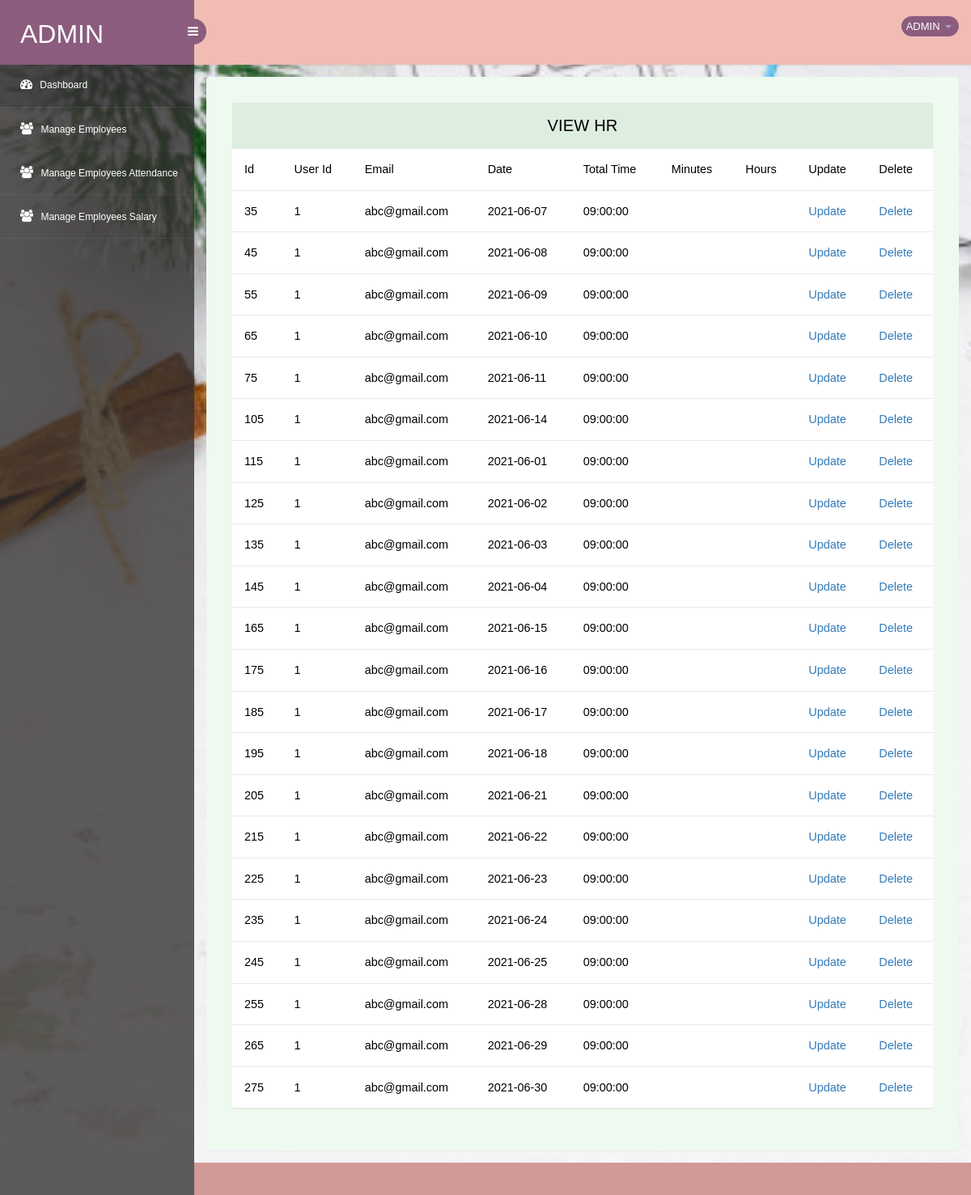
/admin/viewhr.php, run on the app's committed database.
### tables this page shows
CREATE TABLE `attendance` (
  `id` int(11) NOT NULL,
  `u_id` int(11) NOT NULL,
  `usertype` varchar(10) NOT NULL,
  `email` varchar(30) NOT NULL,
  `date` date NOT NULL,
  `t_time` time NOT NULL,
  `isactive` int(11) NOT NULL DEFAULT 1
);

### admin/viewhr.php (the view, shortened to what this page needs)
<!DOCTYPE html>
<head>
<link rel="stylesheet" href="css/bootstrap.min.css" >
<link href="css/style.css" rel='stylesheet' type='text/css' />
<link href="css/style-responsive.css" rel="stylesheet"/>
<link rel="stylesheet" href="css/font.css" type="text/css"/>
<link href="css/font-awesome.css" rel="stylesheet">
<link rel="stylesheet" href="css/morris.css" type="text/css"/>
<link rel="stylesheet" href="css/monthly.css">
</head>
<body>
<section id="container">
<header class="header fixed-top clearfix">
<div class="brand">
    <a href="login.php" class="logo">
        ADMIN
    </a>
    <div class="sidebar-toggle-box">
        <div class="fa fa-bars"></div>
    </div>
</div>
<div class="top-nav clearfix">
    <ul class="nav pull-right top-menu">
        <li class="dropdown">
            <a data-toggle="dropdown" class="dropdown-toggle" href="#">
                <span class="username">ADMIN</span>
                <b class="caret"></b>
            </a>
        </li>
    </ul>
</div>
</header>
<aside>
    <div id="sidebar" class="nav-collapse">
        <div class="leftside-navigation">
            <ul class="sidebar-menu" id="nav-accordion">
                <li>
                    <a class="active" href="dashboard.php">
                        <i class="fa fa-dashboard"></i>
                        <span>Dashboard</span>
                    </a>
                </li>
                <li class="sub-menu">
                    <a href="javascript:;">
                        <i class="fa fa-group"></i>
                        <span>Manage Employees</span>
                    </a>
                </li>
                <li class="sub-menu">
                    <a href="javascript:;">
                        <i class="fa fa-group"></i>
                        <span>Manage Employees Attendance</span>
                    </a>
                </li>
                <li class="sub-menu">
                    <a href="javascript:;">
                        <i class="fa fa-group"></i>
                        <span>Manage Employees Salary</span>
                    </a>
                </li>
            </ul>
        </div>
        </div>
</aside>
<section id="main-content">
	<section class="wrapper">
		<div class="table-agile-info">
 <div class="panel panel-default">
    <div class="panel-heading">
     View HR
    </div>
    <div>
      <table class="table">
        <thead>
            <?php
require 'dbconnect.php';
$qry = "SELECT * FROM attendance WHERE isactive='1' AND usertype='HR'";
$rs = mysqli_query($conn,$qry);
?>
    <tr>
        <td>Id</td>
        <td>User Id</td>
        <td>Email</td>
        <td>Date</td>
        <td>Total Time</td>
        <td>Minutes</td>
        <td>Hours</td>
        <td>Update</td>
        <td>Delete</td>
    </tr>
    <?php
        if(mysqli_num_rows($rs)>0)
        {
            while($row=mysqli_fetch_assoc($rs))
            {
                ?>
        <tr>
            <td><?php echo $row['id'];?></td>
            <td><?php echo $row['u_id'];?></td>
            <td><?php echo $row['email'];?></td>
            <td><?php echo $row['date'];?></td>
            <td><?php echo $row['t_time'];?></td>
            <td><?php echo $row['minutes'];?></td>
            <td><?php echo $row['hours'];?></td>
            <td><a href="updatehr.php?id=<?php echo $row['id']?>">Update</a></td>
            <td><a href="deletehr.php?id=<?php echo $row['id']?>">Delete</a></td>
        </tr>
<?php
    }
}
    ?>
    </table>
</body>
</html>
		  <div class="footer">
		  </div>
</body>
</html>

### data on the page
attendance: id "35", u "1", email "abc@gmail.com", date "2021-06-07", t_time "09:00:00"
attendance: id "45", u "1", email "abc@gmail.com", date "2021-06-08", t_time "09:00:00"
attendance: id "55", u "1", email "abc@gmail.com", date "2021-06-09", t_time "09:00:00"
attendance: id "65", u "1", email "abc@gmail.com", date "2021-06-10", t_time "09:00:00"
attendance: id "75", u "1", email "abc@gmail.com", date "2021-06-11", t_time "09:00:00"
attendance: id "105", u "1", email "abc@gmail.com", date "2021-06-14", t_time "09:00:00"
attendance: id "115", u "1", email "abc@gmail.com", date "2021-06-01", t_time "09:00:00"
attendance: id "125", u "1", email "abc@gmail.com", date "2021-06-02", t_time "09:00:00"
attendance: id "135", u "1", email "abc@gmail.com", date "2021-06-03", t_time "09:00:00"
attendance: id "145", u "1", email "abc@gmail.com", date "2021-06-04", t_time "09:00:00"
attendance: id "165", u "1", email "abc@gmail.com", date "2021-06-15", t_time "09:00:00"
attendance: id "175", u "1", email "abc@gmail.com", date "2021-06-16", t_time "09:00:00"
attendance: id "185", u "1", email "abc@gmail.com", date "2021-06-17", t_time "09:00:00"
attendance: id "195", u "1", email "abc@gmail.com", date "2021-06-18", t_time "09:00:00"
attendance: id "205", u "1", email "abc@gmail.com", date "2021-06-21", t_time "09:00:00"
attendance: id "215", u "1", email "abc@gmail.com", date "2021-06-22", t_time "09:00:00"
attendance: id "225", u "1", email "abc@gmail.com", date "2021-06-23", t_time "09:00:00"
attendance: id "235", u "1", email "abc@gmail.com", date "2021-06-24", t_time "09:00:00"
attendance: id "245", u "1", email "abc@gmail.com", date "2021-06-25", t_time "09:00:00"
attendance: id "255", u "1", email "abc@gmail.com", date "2021-06-28", t_time "09:00:00"
attendance: id "265", u "1", email "abc@gmail.com", date "2021-06-29", t_time "09:00:00"
attendance: id "275", u "1", email "abc@gmail.com", date "2021-06-30", t_time "09:00:00"
